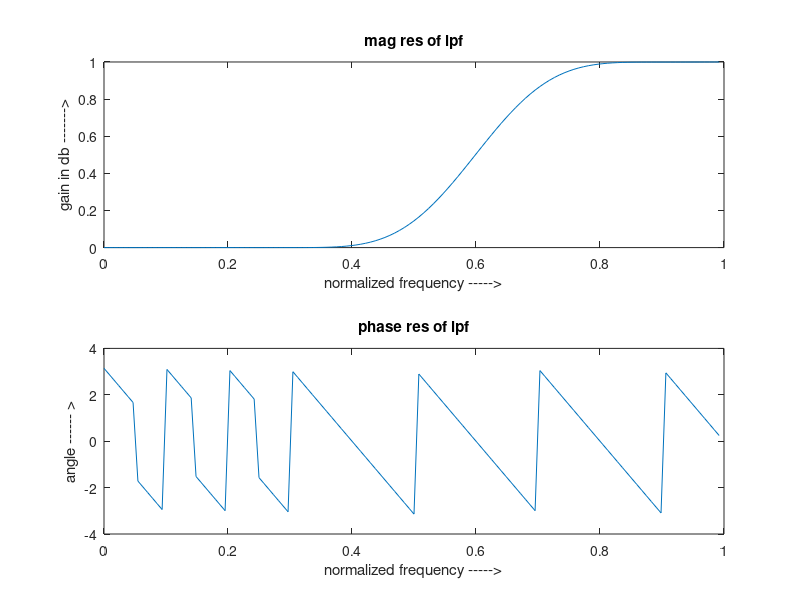

Write the MATLAB code that produced this figure.
clc; 
clear all; 
close all; 
n=20; 
fp=300; 
fq=200; 
fs=1000;
fn=2*fp/fs; 
window=blackman(n+1); 
b=fir1(n,fn,'high',window); 
[H W]=freqz(b,1,128);
subplot(2,1,1);
plot(W/pi,abs(H)); 
title('mag res of lpf'); 
ylabel('gain in db ------->');
xlabel('normalized frequency ----->');
subplot(2,1,2); 
plot(W/pi,angle(H)); 
title('phase res of lpf'); 
ylabel('angle ------ >');
xlabel('normalized frequency ----->');